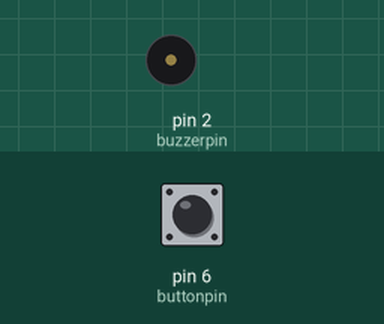
A sketch run on a simulated Arduino Uno, built with avr-gcc and run on an emulated ATmega328P. Parts: buzzer (waves = sounding, pin HIGH). The test bench sets the inputs (shaded band); at power-on: pin 6 (buttonpin) LOW.

Above: at 1.2 s.
1.3 s: pin 6 (buttonpin) pulled HIGH for 0.15 s
At 2.6 s:
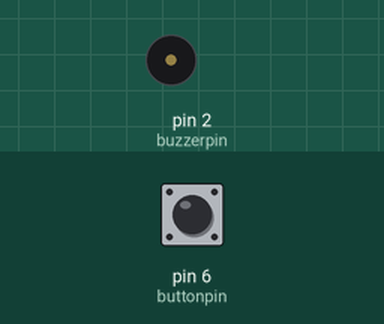
2.9 s: pin 6 (buttonpin) pulled HIGH for 3.2 s
At 3.05 s:
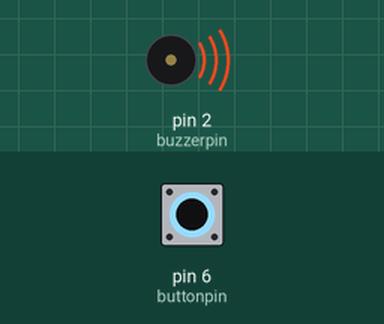
Timing chart, 0 to 7.7 s (numbered marks = the images above; inputs shaded):
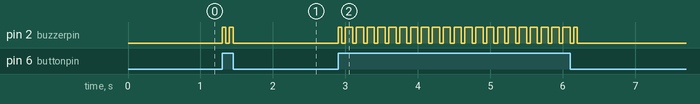

The sketch:

Spieltimer.ino
```cpp
const int buttonpin = 6;
const int buzzerpin = 2;
int buttonstate = 0;
void setup() {
  pinMode(buttonpin, INPUT);
  pinMode(buzzerpin, OUTPUT);
}

void loop() {
  buttonstate = digitalRead(buttonpin);
  if (buttonstate == HIGH) {
    //delay(5000);
    digitalWrite(buzzerpin, HIGH);
    delay(50);
    digitalWrite(buzzerpin, LOW);
    delay(50);
    digitalWrite(buzzerpin, HIGH);
    delay(50);
    digitalWrite(buzzerpin, LOW);
  }
}
```

Measured:
- after the input at 1.3 s, pin 2 (buzzerpin): alternates HIGH for 0.05 s and LOW for 0.05 s, 4 changes in all, then stays LOW, starting at once
- after the input at 2.9 s, pin 2 (buzzerpin): alternates HIGH for 0.10 s and LOW for 0.05 s, 46 changes in all, then stays LOW, starting at once
